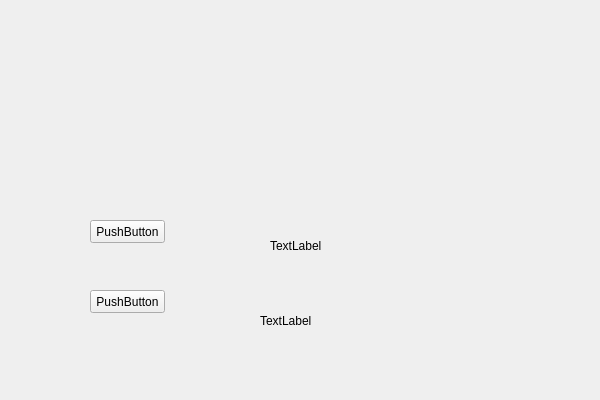
<?xml version="1.0" encoding="UTF-8"?>
<ui version="4.0">
 <class>vs2015_qt_signalslotClass</class>
 <widget class="QWidget" name="vs2015_qt_signalslotClass">
  <property name="geometry">
   <rect>
    <x>0</x>
    <y>0</y>
    <width>600</width>
    <height>400</height>
   </rect>
  </property>
  <property name="windowTitle">
   <string>vs2015_qt_signalslot</string>
  </property>
  <widget class="QPushButton" name="pushButtonTextChange">
   <property name="geometry">
    <rect>
     <x>90</x>
     <y>220</y>
     <width>75</width>
     <height>23</height>
    </rect>
   </property>
   <property name="text">
    <string>PushButton</string>
   </property>
  </widget>
  <widget class="QPushButton" name="pushButtonTextClearShow">
   <property name="geometry">
    <rect>
     <x>90</x>
     <y>290</y>
     <width>75</width>
     <height>23</height>
    </rect>
   </property>
   <property name="text">
    <string>PushButton</string>
   </property>
  </widget>
  <widget class="QLabel" name="labelTextChange">
   <property name="geometry">
    <rect>
     <x>270</x>
     <y>220</y>
     <width>111</width>
     <height>51</height>
    </rect>
   </property>
   <property name="text">
    <string>TextLabel</string>
   </property>
  </widget>
  <widget class="QLabel" name="labelTextClearShow">
   <property name="geometry">
    <rect>
     <x>260</x>
     <y>300</y>
     <width>101</width>
     <height>41</height>
    </rect>
   </property>
   <property name="text">
    <string>TextLabel</string>
   </property>
  </widget>
 </widget>
 <layoutdefault spacing="6" margin="11"/>
 <resources>
  <include location="vs2015_qt_signalslot.qrc"/>
 </resources>
 <connections/>
</ui>
